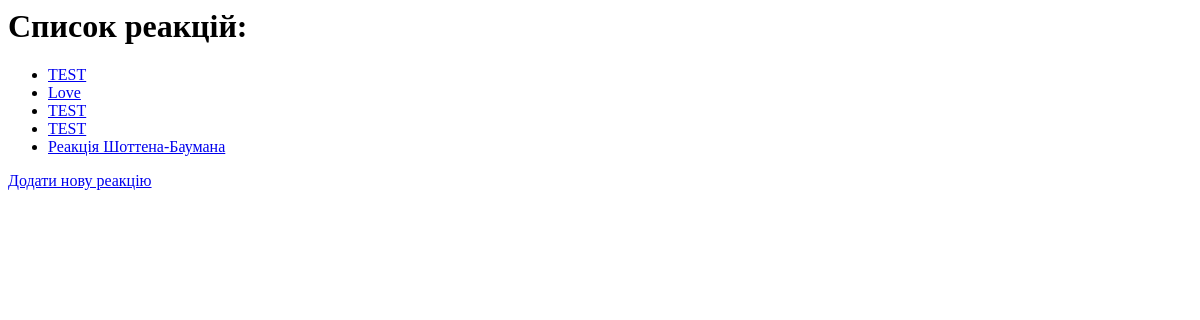
The page /chembook/reactions/ (signed in) on the database as committed earlier.
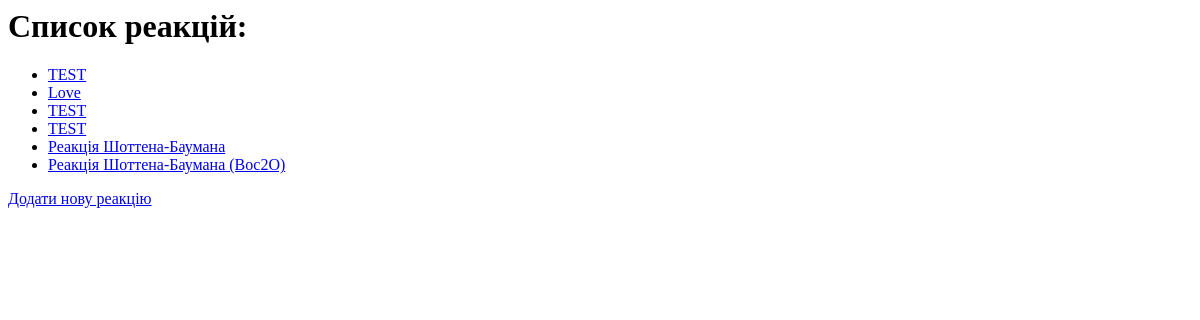
The same page on the database as committed later.
### chembook/models.py (models this page shows, shortened)
class Reaction(models.Model):
    name = models.CharField(max_length=255)
    substances = models.ManyToManyField(Substance, blank=True)
    description = models.CharField(max_length=255,blank=True, null=True)
    author = models.ForeignKey(StandardUser, on_delete=models.CASCADE, blank=True, null=True)
    class Meta:
        default_permissions = ('add','delete','change','view')
        permissions = [
        ]

### chembook/views.py (the view)
# urls.py: path('reactions/', views.ReactionListView.as_view(), name='reaction_list'),
class ReactionListView(LoginRequiredMixin, ListView):
    model = Reaction
    template_name = 'chembook/reaction_list.html'
    context_object_name = 'reactions'

### chembook/templates/chembook/reaction_list.html (shortened to what this page needs)
<h1>Список реакцій:</h1>
<ul>
    {% for reaction in reactions %}
        <li><a href="{% url 'chembook:reaction_details' reaction.id %}">{{ reaction.name }}</a></li>
    {% empty %}
        <li>Реакцій немає</li>
    {% endfor %}
</ul>
 <a href="{% url 'chembook:reaction_create' %}">Додати нову реакцію</a>

Rows that differ between the two databases and show on the page:
added Reaction: name "Реакція Шоттена-Баумана (Boc2O)"
